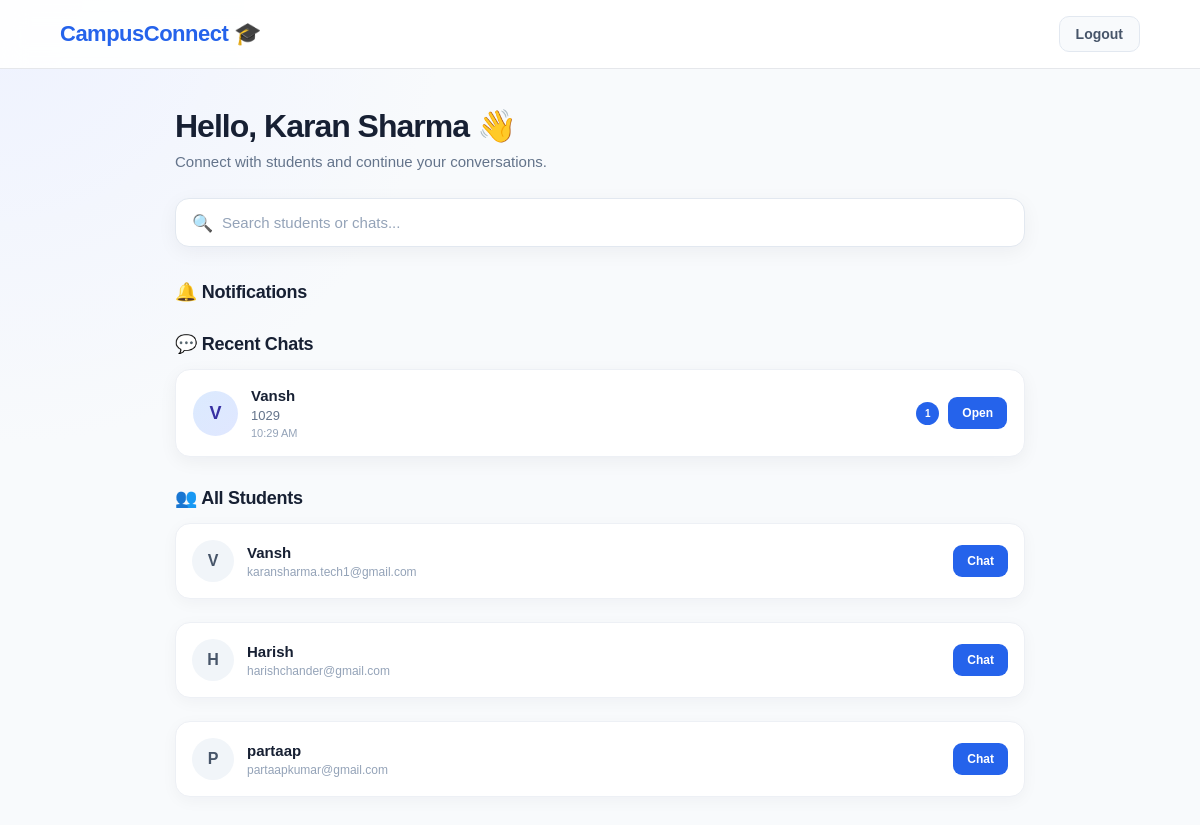
The page /dashboard (signed in) on the database its author committed.
### app.py (models this page shows)
class User(db.Model):
    id = db.Column(
        db.Integer,
        primary_key=True
    )
    name = db.Column(
        db.String(100),
        nullable=False
    )
    email = db.Column(
        db.String(120),
        unique=True,
        nullable=False
    )
    password_hash = db.Column(
        db.String(200),
        nullable=False
    )
    created_at = db.Column(
        db.DateTime,
        default=lambda:
            datetime.utcnow()
            + timedelta(
                hours=5,
                minutes=30
            )
    )

class Message(db.Model):
    id = db.Column(
        db.Integer,
        primary_key=True
    )
    conversation_id = db.Column(
        db.Integer,
        db.ForeignKey("conversation.id"),
        nullable=False
    )
    sender_id = db.Column(
        db.Integer,
        db.ForeignKey("user.id"),
        nullable=False
    )
    body = db.Column(
        db.Text,
        nullable=False,
        default=""
    )
    created_at = db.Column(
        db.DateTime,
        default=lambda:
            datetime.utcnow()
            + timedelta(
                hours=5,
                minutes=30
            )
    )
    is_read = db.Column(
        db.Boolean,
        default=False,
        nullable=False
    )
    message_type = db.Column(
        db.String(20),
        default="text",
        nullable=False
    )
    file_name = db.Column(
        db.String(255),
        nullable=True
    )
    file_path = db.Column(
        db.String(500),
        nullable=True
    )

### app.py (the view, shortened to what this page needs)
@app.route("/dashboard")
def dashboard():
    if "user_id" not in session:
        return redirect(
            url_for("login")
        )
    user = User.query.get(
        session["user_id"]
    )
    users = User.query.filter(
        User.id != user.id
    ).all()
    conversations = Conversation.query.filter(
        (Conversation.user1_id == user.id)
        |
        (Conversation.user2_id == user.id)
    ).all()
    recent_chats = []
    for conversation in conversations:
        other_user_id = get_other_user_id(
            conversation,
            user.id
        )
        other_user = User.query.get(
            other_user_id
        )
        if not other_user:
            continue
        last_message = Message.query.filter_by(
            conversation_id=
                conversation.id
        ).order_by(
            Message.created_at.desc()
        ).first()
        if last_message:
            unread_count = Message.query.filter(
                Message.conversation_id ==
                    conversation.id,
                Message.sender_id !=
                    user.id,
                Message.is_read == False
            ).count()
            if last_message.message_type == "image":
                last_message_preview = "📷 Image"
            elif last_message.message_type == "video":
                last_message_preview = "🎥 Video"
            elif last_message.message_type == "audio":
                last_message_preview = "🎵 Audio"
            else:
                last_message_preview = (
                    last_message.body
                )
            recent_chats.append({
                "user":
                    other_user,
                "last_message":
                    last_message_preview,
                "last_message_time":
                    last_message.created_at,
                "unread_count":
                    unread_count
            })
    recent_chats.sort(
        key=lambda chat:
            chat["last_message_time"],
        reverse=True
    )
    unread_notifications = 0
    return render_template(
        "dashboard.html",
        user=user,
        users=users,
        recent_chats=recent_chats,
        unread_notifications=
            unread_notifications
    )

### app.py (called while the page is built)
def get_other_user_id(
    conversation,
    user_id
):
    if conversation.user1_id == user_id:
        return conversation.user2_id
    return conversation.user1_id

### templates/dashboard.html (shortened to what this page needs)
<!DOCTYPE html>
<html lang="en">
<head>
    <link rel="stylesheet"
          href="{{ url_for('static', filename='style.css') }}">
</head>
<body>
    <nav class="dashboard-navbar">
        <div class="dashboard-logo">
            CampusConnect 🎓
        </div>
        <a
            href="{{ url_for('logout') }}"
            class="logout-btn"
        >
            Logout
        </a>
    </nav>
    <main class="dashboard-container">
        <section class="welcome-section">
            <h1>
                Hello, {{ user.name }} 👋
            </h1>
            <p>
                Connect with students and continue your conversations.
            </p>
        </section>
        <div class="search-wrapper">
            <span class="search-icon">
            </span>
            <input
                type="text"
                id="searchInput"
                placeholder="Search students or chats..."
                autocomplete="off"
            >
        </div>
        <div class="section-header">
            <h2>
                🔔 Notifications
            </h2>
        </div>
        <div class="section-header">
            <h2>
                💬 Recent Chats
            </h2>
        </div>
        <div id="recentChatsList">
            {% if recent_chats %}
                {% for chat in recent_chats %}
                    <div
                        class="recent-chat-card searchable-card"
                    >
                        <div class="recent-left">
                            <div class="avatar">
                                {{ chat.user.name[0]|upper }}
                            </div>
                            <div class="recent-info">
                                <h3>
                                    {{ chat.user.name }}
                                </h3>
                                <p class="last-message">
                                    {% if chat.last_message|length > 45 %}
                                        {{ chat.last_message[:45] }}...
                                    {% else %}
                                        {{ chat.last_message }}
                                    {% endif %}
                                </p>
                                <p class="chat-time">
                                    {{ chat.last_message_time.strftime('%I:%M %p') }}
                                </p>
                            </div>
                        </div>
                        <div class="chat-right">
                            {% if chat.unread_count > 0 %}
                                <span class="unread-badge">
                                    {% if chat.unread_count > 99 %}
                                        99+
                                    {% else %}
                                        {{ chat.unread_count }}
                                    {% endif %}
                                </span>
                            {% endif %}
                            <a
                                class="chat-button"
                                href="{{ url_for(
                                    'chat',
                                    user_id=chat.user.id
                                ) }}"
                            >
                                <button type="button">
                                    Open
                                </button>
                            </a>
                        </div>
                    </div>
                {% endfor %}
            {% else %}
                <div class="no-chats searchable-card">
                    💭 No recent chats yet.
                    <br>
                    Start a conversation with a student below!
                </div>
            {% endif %}
        </div>
        <div class="section-header">
            <h2>
                👥 All Students
            </h2>
        </div>
        <div id="usersList">
            {% for student in users %}
                <div class="user-card searchable-card">
                    <div class="user-left">
                        <div class="user-avatar">
                            {{ student.name[0]|upper }}
                        </div>
                        <div>
                            <h3>
                                {{ student.name }}
                            </h3>
                            <p>
                                {{ student.email }}
                            </p>
                        </div>
                    </div>
                    <a
                        href="{{ url_for(
                            'chat',
                            user_id=student.id
                        ) }}"
                    >
                        <button type="button">
                            Chat
                        </button>
                    </a>
                </div>
            {% endfor %}
        </div>
    </main>
</body>
</html>

### static/style.css (style rules this page uses)
body { font-family: Arial, sans-serif; margin: 0; background: #f5f7fb; }
#searchInput { width: 100%; box-sizing: border-box; padding: 14px; margin: 20px 0; border: 1px solid #ddd; border-radius: 8px; font-size: 16px; }
.user-card { background: white; padding: 15px; margin-bottom: 12px; border-radius: 10px; display: flex; justify-content: space-between; align-items: center; box-shadow: 0 2px 8px rgba(0, 0, 0, 0.06); }
.user-card h3 { margin: 0 0 5px; }
.user-card p { margin: 0; color: #666; }
.user-card button { padding: 10px 18px; border: none; border-radius: 7px; cursor: pointer; }

### rows shown on the page
User: name "Karan Sharma"
Message: user "V", user.name "Vansh", last_message "1029", last_message_time "10:29 AM", unread_count "1"
User: name "V", name "Vansh", email "karansharma.tech1@gmail.com"
User: name "H", name "Harish", email "harishchander@gmail.com"
User: name "P", name "partaap", email "partaapkumar@gmail.com"
